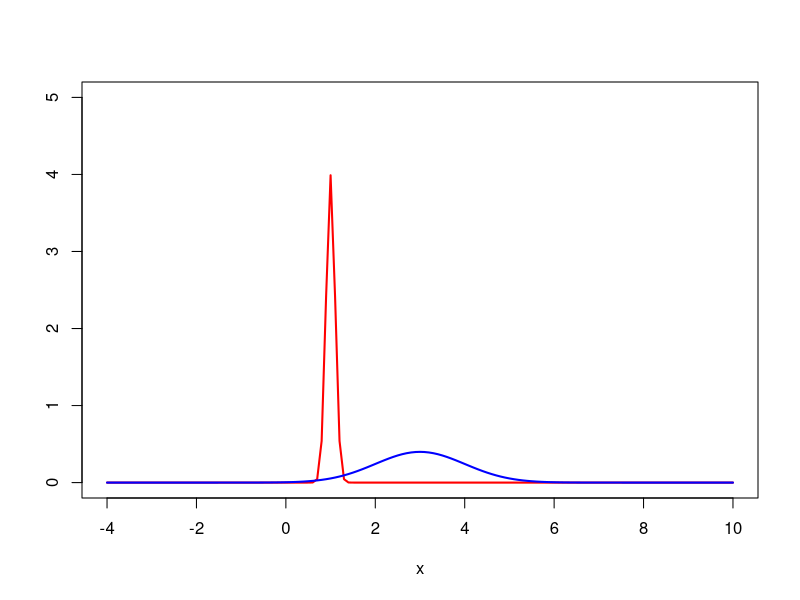
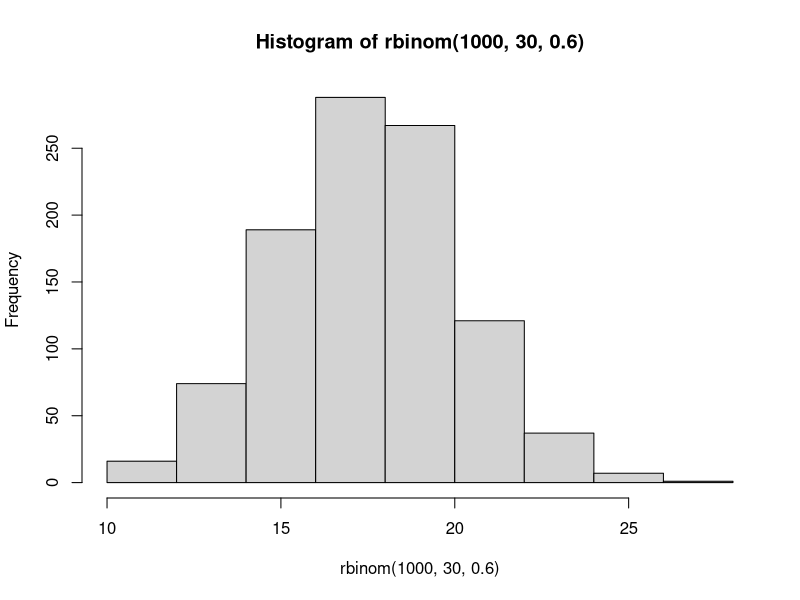
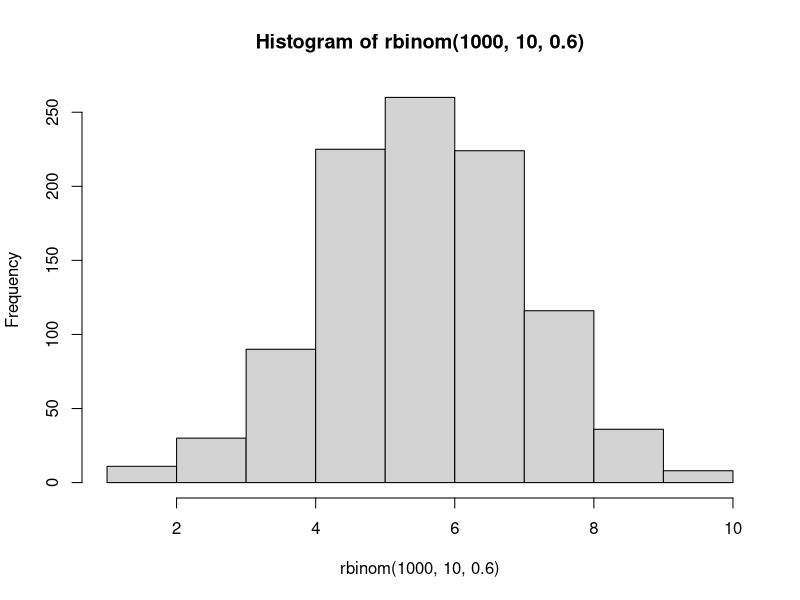
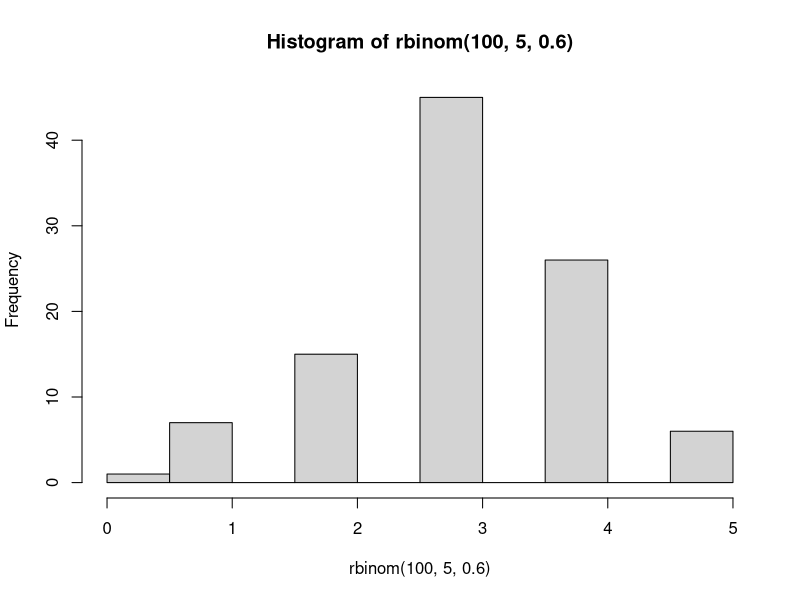
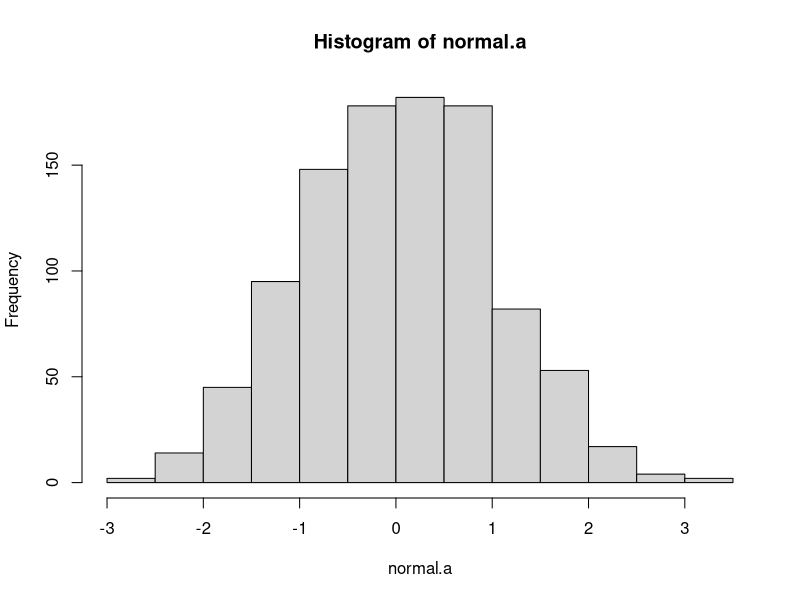
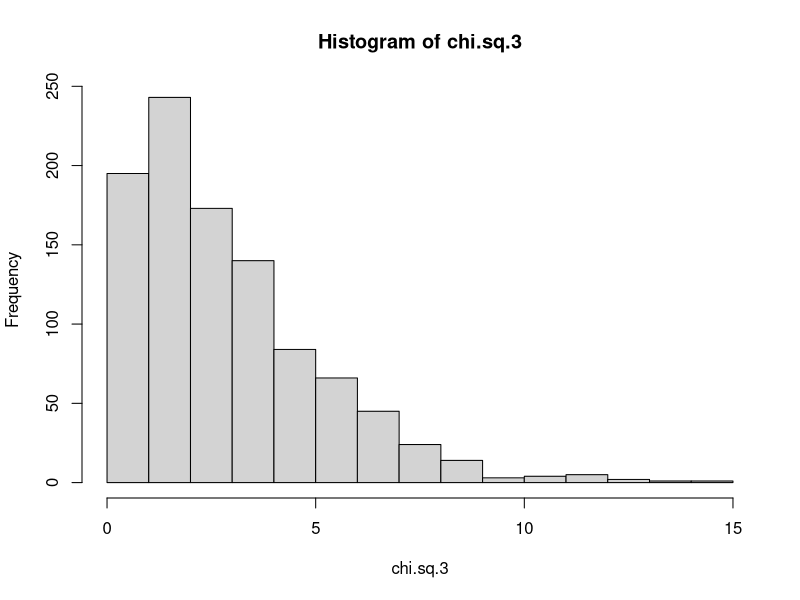
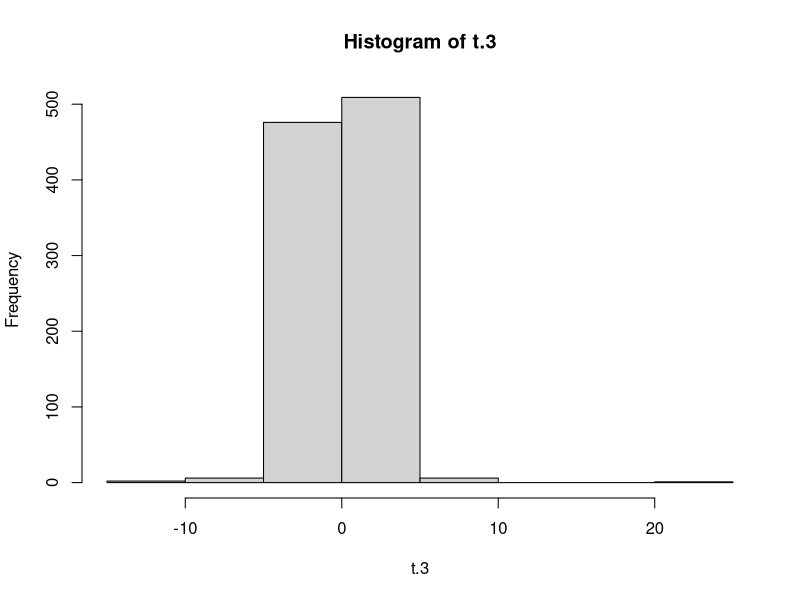
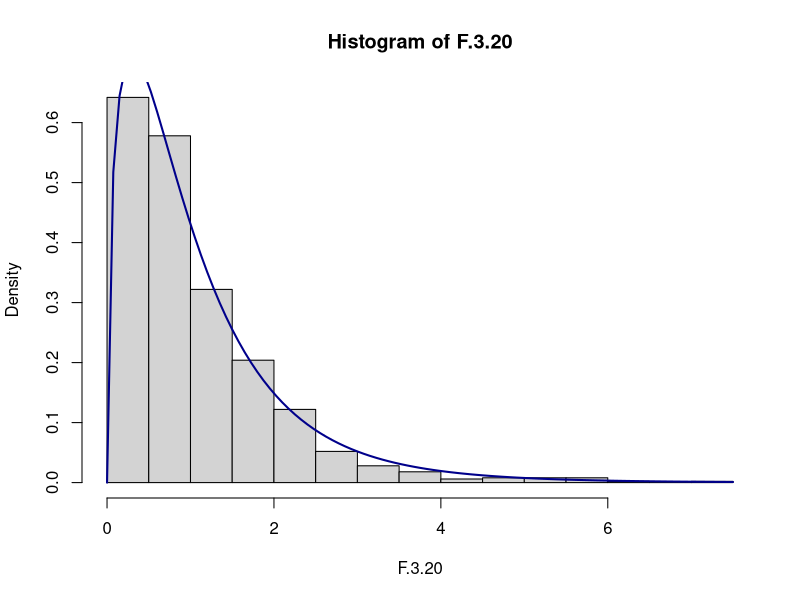

R code for these plots, in order:
## ---- chunk 1
knitr::opts_chunk$set(echo = TRUE, warning=FALSE, message=FALSE)
## ---- chunk 2
rm(list = setdiff(ls(), lsf.str()))

# Plot Normal Distributions with 
#-----------------------------------------
# Same standard deviation, different mean
#-----------------------------------------
# Mean 1, sd 1
# Grid of X-axis values
x <- seq(-4, 10, 0.1)

plot(x, dnorm(x, mean = 1, sd = 0.1), type = "l",
     ylim = c(0, 5), ylab = "", lwd = 2, col = "red")
# Mean 3, sd 1
lines(x, dnorm(x, mean = 3, sd = 1), col = "blue", lty = 1, lwd = 2)



## ---- chunk 3
# # Function Syntax
# 
# function_name <- function(arg_1, arg_2, ...) {
#    Function body 
# }
## ---- chunk 4

# Calculate the 60th %ile of the standard normal.
qnorm(0.6,0,1)

# Calculate the probability that a value lies below 0.8 in the standard normal distribution
pnorm(0.8,0,1)


# Draw 1000 samples of 30 coin tosses with p(heads) = 0.6 # and plot the distribution
# Syntax: rbinom (# observations, # trials per observation, probability of success )
hist(rbinom(1000,30,0.6))

# Do the above with only 10 trials per observation
hist(rbinom(1000,10,0.6))

# Do the above with 100 observations and 5 trials per observation
hist(rbinom(100,5,0.6))


## ---- chunk 5
# Transformations between probability distributions

# generate 1000 trials from a normal distribution
normal.a <- rnorm( n=1000, mean=0, sd=1 ) 
hist( normal.a )

#next, we generate a chi-square distribution with 3 #degrees of freedom:

normal.b <- rnorm( n=1000 )  # another set of normally distributed data
normal.c <- rnorm( n=1000 )  # and another!

# Take the SUM of SQUARES of the above 3 normally distributed variables a, b, and c
chi.sq.3 <- (normal.a)^2 + (normal.b)^2 + (normal.c)^2 

# and the resulting chi.sq.3 variable should contain 1000 observations that follow a chi-square distribution with 3 degrees of freedom. You can use the hist() function to have a look at these observations yourself

hist(chi.sq.3)



## Now how do we get to a t-distribution from Normal and chi-sq distributions?
# First, take a scaled chi-sq by dividing it by the degrees of freedom
scaled.chi.sq.3 <- chi.sq.3 / 3
# Then take a normally distributed variable and divide them by the square root of the scaled chi-sq variable to get a t-distribution with the same degrees of freedom

normal.d <- rnorm( n=1000 )                # yet another #set of normally distributed data
t.3 <- normal.d / sqrt( scaled.chi.sq.3 )  # divide by #square root of scaled chi-square to get t
hist (t.3)


## To get to an F distribution, take the ratio between two scaled chi-sq distributions.
# F distribution with 3 and 20 degrees of freedom:
# first take two chi-sq variables, with 3 dof and 20 dof respectively, and take the ratio:

chi.sq.20 <- rchisq( 1000, 20)                 # generate chi square data with df = 20...
scaled.chi.sq.20 <- chi.sq.20 / 20             # scale #the chi square variable...
F.3.20 <-  scaled.chi.sq.3  / scaled.chi.sq.20 # take the ratio of the two chi squares...
hist( F.3.20, freq = FALSE)                                 # ... and draw a picture
curve(df(x, 3, 20), 
      col="darkblue", lwd=2, add=TRUE, yaxt="n")
## The curve above confirms this looks similar if you use the R built-in function df (just like dnorm, but for the F distribution)



## ---- chunk 6
# Q1 Plot a normal distribution with mean = 2, s.d. = 0.4


# Q2 Calculate the 85th %ile of the above distribution.

# Q3 Calculate the probability that a value lies in between 1 and 2 given the above distribution

# Q4 Plot a simulated t-distribution with 5 degrees of freedom.
## ---- chunk 7


